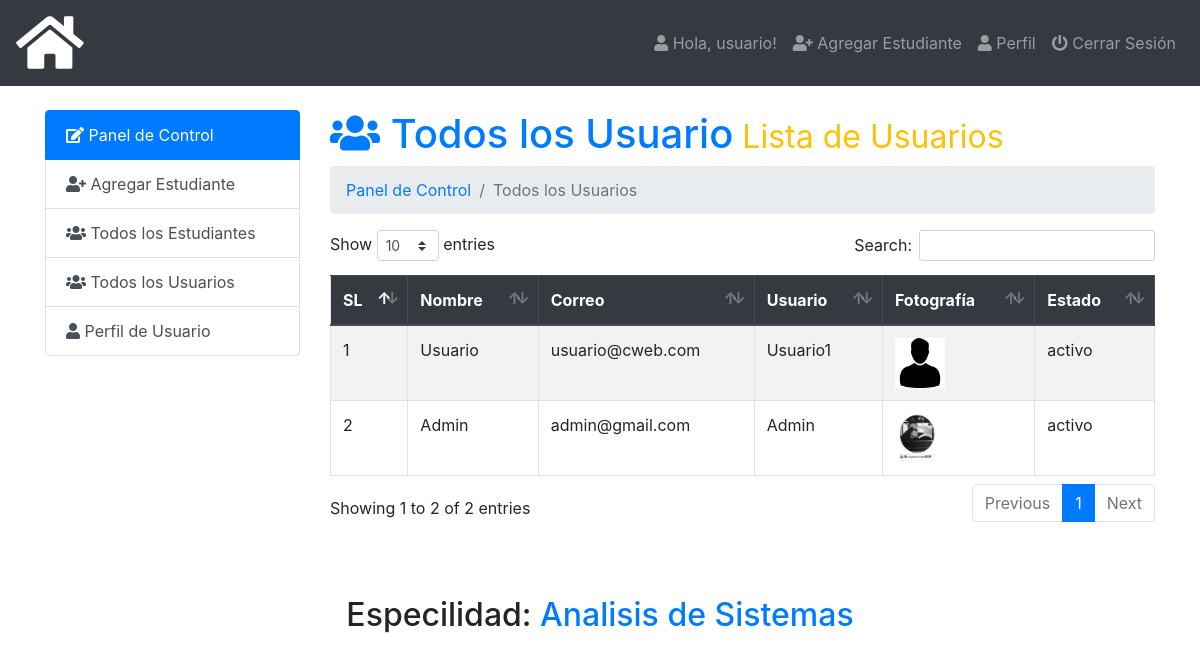
The page /admin/index.php?page=all-users (signed in) on the database its author committed.
### tables this page shows
CREATE TABLE `users` (
  `id` int(5) NOT NULL,
  `name` varchar(50) NOT NULL,
  `email` varchar(50) NOT NULL,
  `username` varchar(50) NOT NULL,
  `password` varchar(100) NOT NULL,
  `photo` varchar(50) NOT NULL,
  `status` varchar(12) NOT NULL,
  `datetime` timestamp NOT NULL DEFAULT current_timestamp()
);

### admin/all-users.php (the view, shortened to what this page needs)
<h1 class="text-primary"><i class="fas fa-users"></i>  Todos los Usuario<small class="text-warning"> Lista de Usuarios</small></h1>
<nav aria-label="breadcrumb">
  <ol class="breadcrumb">
     <li class="breadcrumb-item" aria-current="page"><a href="index.php">Panel de Control </a></li>
     <li class="breadcrumb-item active" aria-current="page">Todos los Usuarios</li>
  </ol>
</nav>
<table class="table  table-striped table-hover table-bordered" id="data">
  <thead class="thead-dark">
    <tr>
      <th scope="col">SL</th>
      <th scope="col">Nombre</th>
      <th scope="col">Correo</th>
      <th scope="col">Usuario</th>
      <th scope="col">Fotografía</th>
      <th scope="col">Estado</th>
    </tr>
  </thead>
  <tbody>
    <?php
      $query=mysqli_query($db_con,'SELECT * FROM `users`');
      $i=1;
      while ($result = mysqli_fetch_array($query)) { ?>
      <tr>
        <?php
        echo '<td>'.$i.'</td>
          <td>'.ucwords($result['name']).'</td>
          <td>'.$result['email'].'</td>
          <td>'.ucwords($result['username']).'</td>
          <td><img src="images/'.$result['photo'].'" height="50px"></td>
          <td>'.$result['status'].'</td>';?>
      </tr>
     <?php $i++;} ?>
  </tbody>
</table>

### admin/index.php (shortened to what this page needs)
<?php require_once 'db_con.php';
?>
<!doctype html>
<html lang="es">
  <head>
    <link rel="stylesheet" href="../css/bootstrap.min.css">
    <link rel="stylesheet" href="../css/dataTables.bootstrap4.min.css">
    <link rel="stylesheet" href="../css/fontawesome.min.css">
    <link rel="stylesheet" href="../css/solid.min.css">
    <link rel="stylesheet" href="https://cdnjs.cloudflare.com/ajax/libs/animate.css/4.0.0/animate.min.css"/>
    <link rel="stylesheet" type="text/css" href="../css/style.css">
  </head>
  <body>
<nav class="navbar navbar-expand-lg navbar-dark bg-dark">
  <a class="navbar-brand" href="index.php"><i class="fas fa-home fa-3x"></i></a>
  <div class="navbar-collapse collapse justify-content-end" id="navbarSupportedContent">
    <?php $showuser = $_SESSION['user_login']; $haha = mysqli_query($db_con,"SELECT * FROM `users` WHERE `username`='$showuser';"); $showrow=mysqli_fetch_array($haha); ?>
    <ul class="nav navbar-nav ">
      <li class="nav-item"><a class="nav-link" href="index.php?page=user-profile"><i class="fa fa-user"></i> Hola, <?php echo $showrow['name']; ?>!</a></li>
      <li class="nav-item"><a class="nav-link" href="index.php?page=add-student"><i class="fa fa-user-plus"></i> Agregar Estudiante</a></li>
      <li class="nav-item"><a class="nav-link" href="index.php?page=user-profile"><i class="fa fa-user"></i> Perfil</a></li>
      <li class="nav-item"><a class="nav-link" href="logout.php"><i class="fa fa-power-off"></i> Cerrar Sesión</a></li>
    </ul>
  </div>
</nav>
<br>
    <div class="container">
        <div class="row">
          <div class="col-md-3">
            <div class="list-group">
              <a href="index.php?page=dashboard" class="list-group-item list-group-item-action active">
               <i class="fa fa-edit"></i> Panel de Control
              </a>
              <a href="index.php?page=add-student" class="list-group-item list-group-item-action"><i class="fa fa-user-plus"></i> Agregar Estudiante</a>
              <a href="index.php?page=all-student" class="list-group-item list-group-item-action"><i class="fa fa-users"></i> Todos los Estudiantes</a>
              <a href="index.php?page=all-users" class="list-group-item list-group-item-action"><i class="fa fa-users"></i> Todos los Usuarios</a>
              <a href="index.php?page=user-profile" class="list-group-item list-group-item-action"><i class="fa fa-user"></i> Perfil de Usuario</a>
            </div>
          </div>
          <div class="col-md-9">
             <div class="content">
                 <?php
                   if (isset($_GET['page'])) {
                    $page = $_GET['page'].'.php';
                    }else{
                      $page = 'dashboard.php';
                    }
                    if (file_exists($page)) {
                      require_once $page;
                    }else{
                      require_once '404.php';
                    }
                  ?>
             </div>
        </div>
        </div>
    </div>
      <br><br><br>
      <center><h2>Especilidad: <a href="#">Analisis de Sistemas</a></h2></center>
  </body>
</html>

### rows shown on the page
users: name "usuario", name "Usuario", email "usuario@cweb.com", username "Usuario1", photo (picture), status "activo"
users: name "Admin", email "admin@gmail.com", username "Admin", photo (picture), status "activo"
